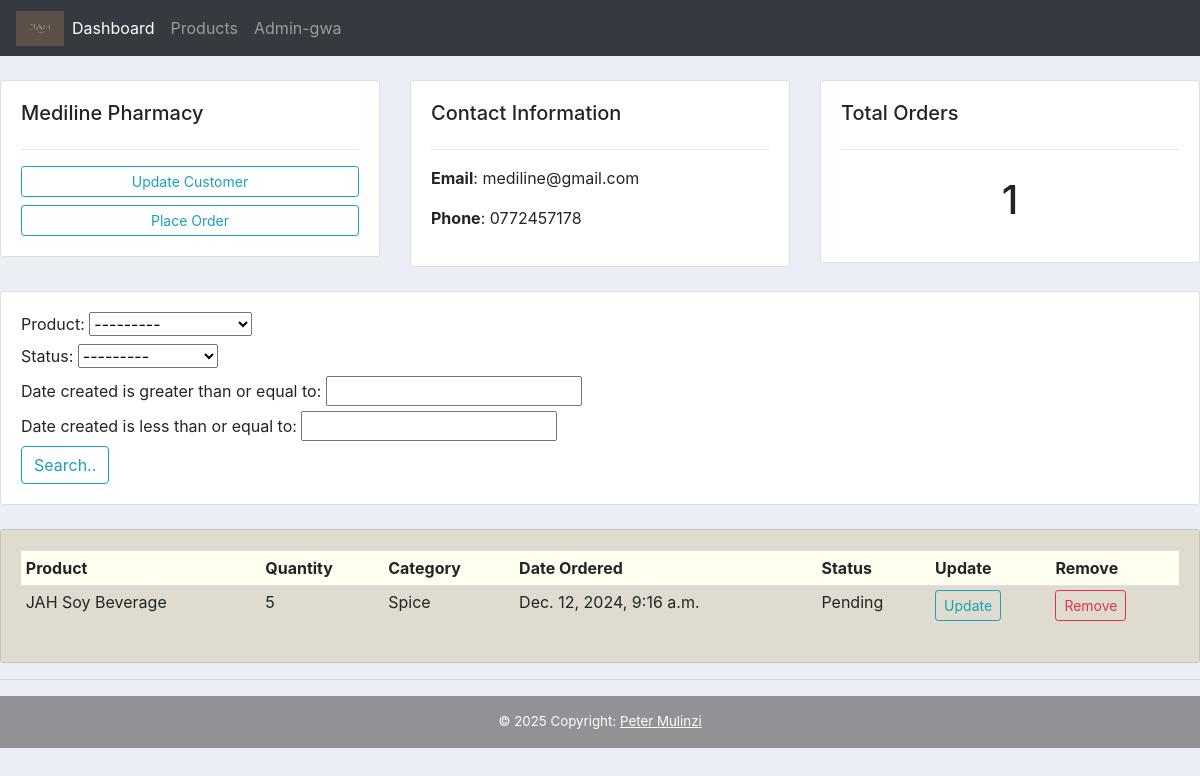
Before: /customers/3/ with the older database file.
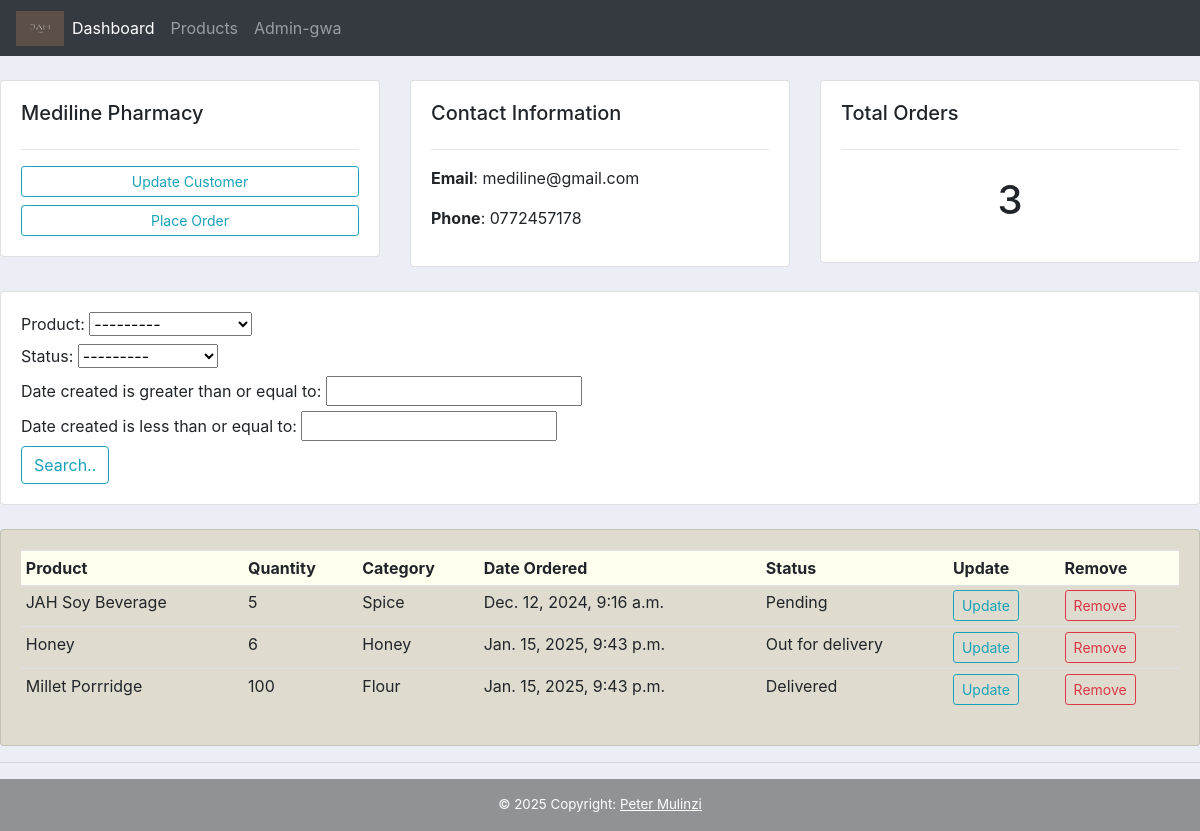
After: the same page with the newer database file.
### Jah_Accounts/models.py (models this page shows, shortened)
class Customer(models.Model):
    name = models.CharField(max_length=200, null=True)
    phone = models.CharField(max_length=200, null=True, blank=True)
    email = models.CharField(max_length=200, null=True, blank=True)
    date_created = models.DateTimeField(auto_now_add=True, null=True, blank=True)
    def __str__(self):
        return self.name

class Order(models.Model):
    STATUS = (
        ('Pending', 'Pending'),
        ('Out for delivery', 'Out for delivery'),
        ('Delivered', 'Delivered'),
    )
    MEASUREMENT = (
        ('Kgs', 'Kgs'),
        ('Tins', 'Tins'),
    )
    Customer = models.ForeignKey(Customer, null=True, on_delete=models.SET_NULL)
    Product = models.ForeignKey(Product, null=True, on_delete=models.SET_NULL,)
    date_created = models.DateTimeField(auto_now_add=True, null=True)
    status = models.CharField(max_length=200, null=True, choices=STATUS)
    tags = models.ManyToManyField(Tag)
    Quantity = models.CharField(null=True, max_length=4)
    units = models.CharField(max_length=200, null=True, choices=MEASUREMENT,)
    note = models.CharField(max_length=200, null=True)

class Product(models.Model):
    CATEGORY = (
        ('Flour', 'Flour'),
        ('Honey', 'Honey'),
        ('Spice', 'Spice'),
    )
    name = models.CharField(max_length=200, null=True)
    price = models.FloatField(null=True)
    category = models.CharField(max_length=200, null=True, choices=CATEGORY)
    description = models.CharField(max_length=200, null = True, blank = True)
    date_created = models.DateTimeField(auto_now_add=True, null=True)
    def __str__(self):
        return self.name

### Jah_Accounts/views.py (the view)
# urls.py: path('customers/<cust_id>/', views.customers, name='customers'),
def customers(request, cust_id):
    customers = Customer.objects.get(id = cust_id)
    orders = customers.order_set.all()  #need to re-go through the exact purpose of this when back online!
    order_count = orders.count()
    myFilter = OrderFilter(request.GET, queryset=orders)
    orders = myFilter.qs
    context = {'customers': customers, 'orders': orders, 'order_count': order_count, 'customer_name': customers, 'myFilter': myFilter,}
    return render(request, 'Jah_Accounts/Customer.html', context)

### Jah_Accounts/templates/Jah_Accounts/Customer.html
{% extends "Jah_Accounts/main.html" %}
{% block content %}
<br>
<div class="row">
    <div class="col-md">
        <div class="card card-body">
            <h5>{{customer_name}}</h5>
            <hr>
            <a class="btn btn-outline-info btn-sm btn-block" href="{% url 'updateCustomer' customers.id %}">Update Customer</a>
            <a class="btn btn-outline-info btn-sm btn-block" href="{% url 'createOrder' customers.id %}">Place Order</a>
        </div>
    </div>
    <div class="col-md">
        <div class="card card-body">
            <h5>Contact Information</h5>
            <hr>
            <p><b>Email</b>: {{customers.email}}</p>
            <p><b>Phone</b>: {{customers.phone}}</p>
        </div>
    </div>
    <div class="col-md">
        <div class="card card-body">
            <h5>Total Orders</h5>
            <hr>
            <h1 style="text-align: center; padding: 10px;">{{order_count}}</h1>
        </div>
    </div>
</div>
<br>
<div class="row">
    <div class="col">
        <div class="card card-body">
            <form method="get">
                {{myFilter.form}}
            <button class="btn btn-primry btn-outline-info" type="submit">Search..</button>
            </form>
        </div>
    </div>
</div>
<br>
<div class="row">
    <div class="col-md">
        <div class="card card-body" style="background-color: rgb(223, 220, 207);">
            <table class="table table-sm">
                <tr style="background-color: ivory;">
                    <th>Product</th>
                    <th>Quantity</th>
                    <th>Category</th>
                    <th>Date Ordered</th>
                    <th>Status</th>
                    <th>Update</th>
                    <th>Remove</th>
                </tr>
                {% for order in orders %}
                  <tr>
                    <td>{{ order.Product }}</td>
                    <td>{{order.Quantity}}</td>
                    <td>{{ order.Product.category }}</td>
                    <td>{{ order.date_created }}</td>
                    <td>{{ order.status }}</td>
                    <td><a class="btn btn-sm btn-outline-info" href="{% url 'updateOrder' order.id %}">Update</a></td>
                    <td><a class="btn btn-sm btn-outline-danger" href="{% url 'deleteOrder' order.id %}">Remove</a></td>
                  </tr>
                {% endfor %}
            </table>
        </div>
    </div>
</div>
{% endblock %}

### Jah_Accounts/templates/Jah_Accounts/main.html (shortened to what this page needs)
{% load static %}
<!DOCTYPE html>
<html lang="en">
<head>
    <link rel="stylesheet" href="https://cdn.jsdelivr.net/npm/bootstrap@4.0.0/dist/css/bootstrap.min.css"></head>
    <link rel="stylesheet" href="{% static 'css/main.css' %}">
<body>
    {% include "Jah_Accounts/navbar.html" %}
    {% block content %}
    {% endblock %}
    <hr>
</body>
<footer class="text-white text-center text-lg-start" style="background-color: #23242a; font-size: smaller;">
    <div class="text-center p-3" style="background-color: rgba(255, 255, 255, 0.5);">
      © 2025 Copyright:
      <a class="text-white" style="text-decoration: underline;" href="mailto:{{email_address}}">Peter Mulinzi</a>
    </div>
</footer>
</html>

### Jah_Accounts/templates/Jah_Accounts/navbar.html (shortened to what this page needs)
<nav class="navbar navbar-expand-lg navbar-dark bg-dark">
    <img src="/static/images/jah_sample_logo.png" alt="" width="48" height="35">
    <div class="collapse navbar-collapse" id="navbarNavAltMarkup">
      <div class="navbar-nav">
        <a class="nav-item nav-link active" href="{% url 'home' %}">Dashboard</a>
        <a class="nav-item nav-link" href="{% url 'products' %}">Products</a>
        <a class="nav-item nav-link" href="http://127.0.0.1:8000/admin/">Admin-gwa</a>
      </div>
    </div>
  </nav>

### static/css/main.css (style rules this page uses)
body { background-color: #ebeff5; }

Changed rows visible on the page:
added Order: Product "Honey", Quantity "6", Product.category "Honey", date_created "Jan. 15, 2025, 9:43 p.m.", status "Out for delivery"
added Order: Product "Millet Porrridge", Quantity "100", Product.category "Flour", date_created "Jan. 15, 2025, 9:43 p.m.", status "Delivered"
Other visible differences:
{{ order_count }}: "1" → "3"
